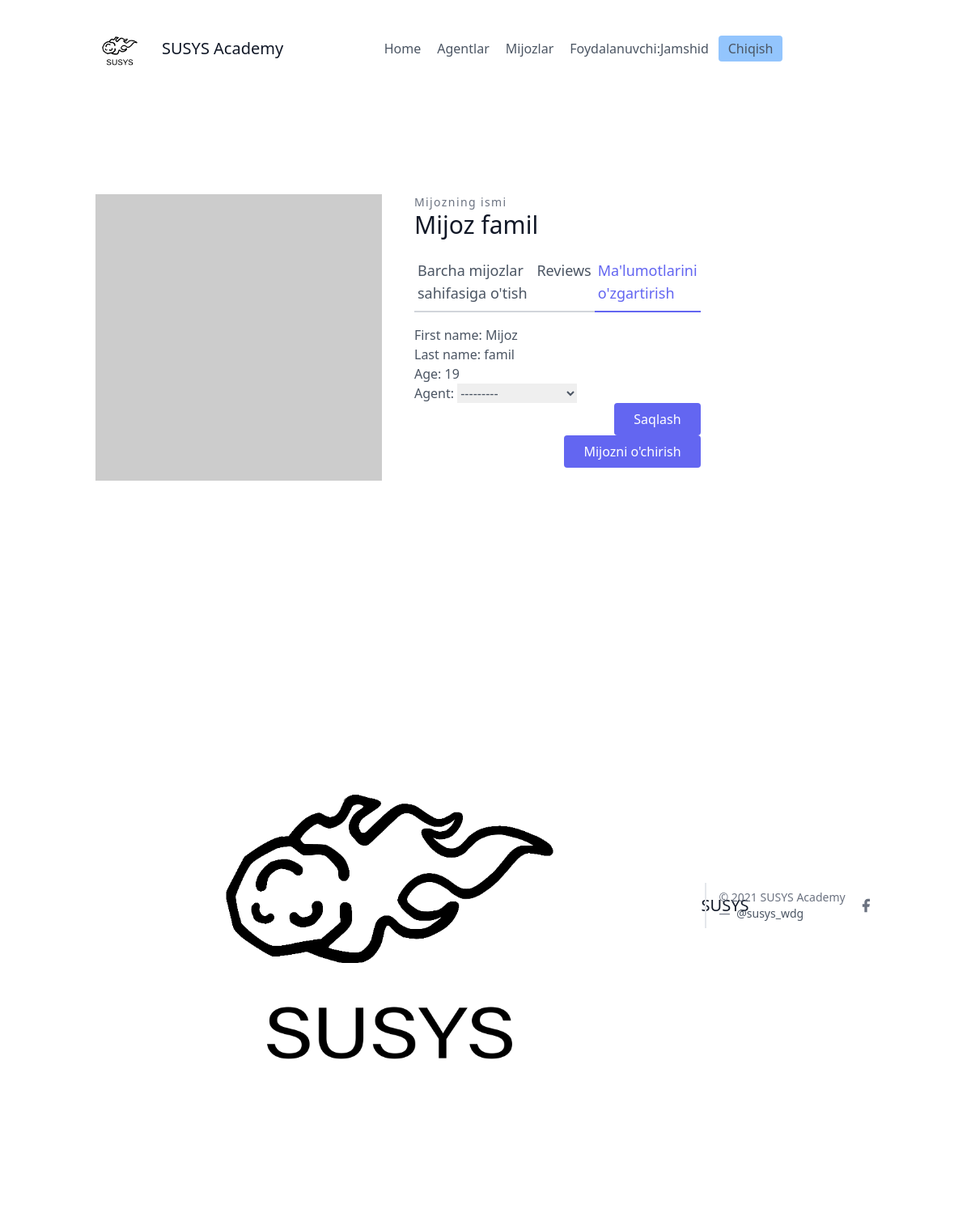
/customers/4/update/ (signed in), run on an earlier commit of the app's database.
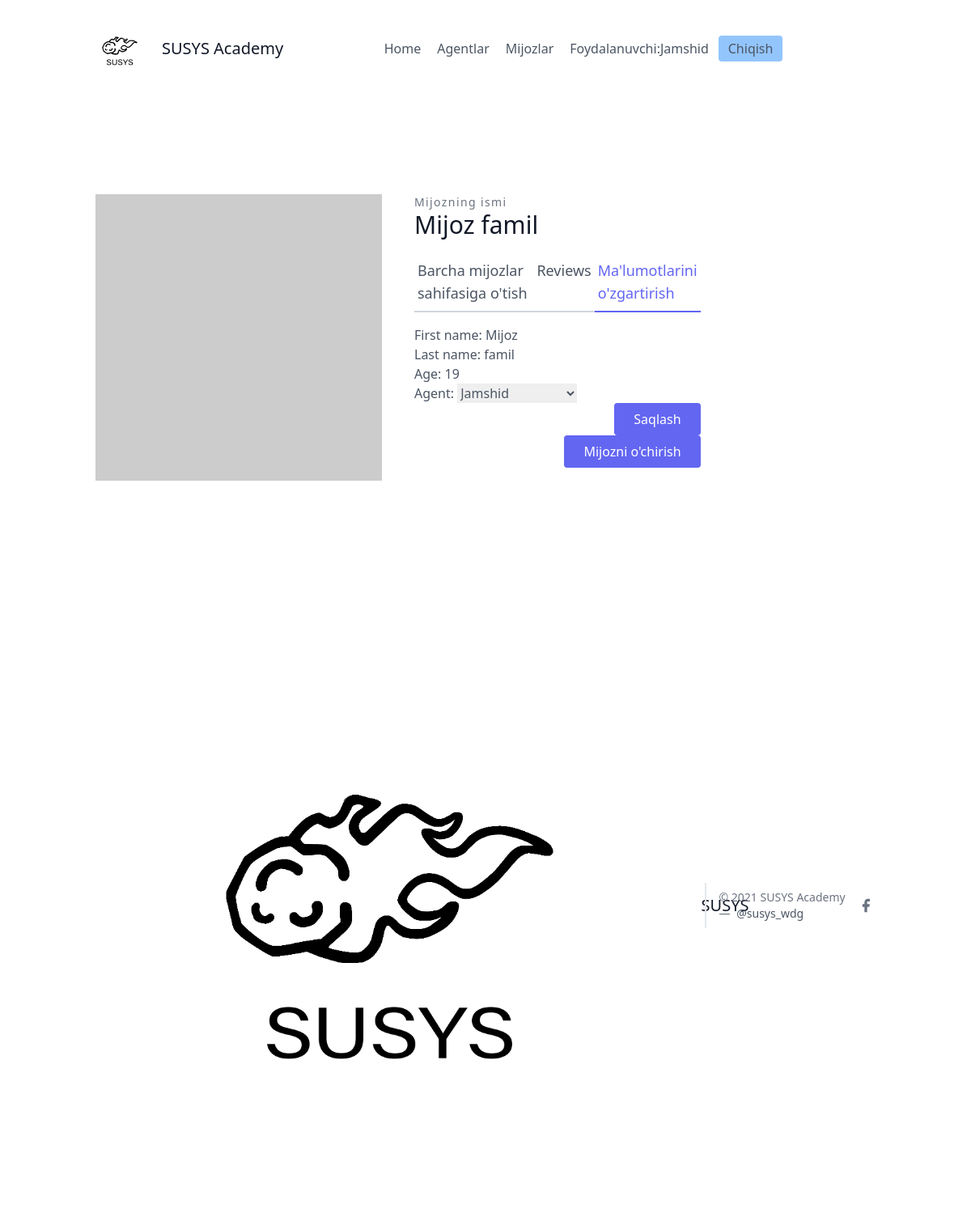
And on a later commit of the database.
### customersapp/models.py (models this page shows, shortened)
class Customer(models.Model):
    first_name = models.CharField(max_length=20)
    last_name = models.CharField(max_length=20)
    age = models.IntegerField(default=1)
    company = models.ForeignKey(UserProfile, null=True, on_delete=models.CASCADE)
    agent = models.ForeignKey("Agent", null=True, blank=True, on_delete=models.SET_NULL)
    category = models.ForeignKey("Category", related_name='customer_related_name', null=True, blank=True, on_delete=models.SET_NULL)

### customersapp/views.py (the view, shortened to what this page needs)
# urls.py: path('<int:pk>/update/', CustomerUpdateView.as_view(), name='update_customer'),
class CustomerUpdateView(CompanyAndLoginRequiredMixin, UpdateView):
    template_name = 'customers/update_customer.html'
    form_class = CustomerModelForm
    queryset = Customer.objects.all()
    context_object_name = 'customer'

### customersapp/forms.py
class CustomerModelForm(forms.ModelForm):
    class Meta:
        model = Customer
        fields = (
            'first_name',
            'last_name',
            'age',
            'agent'
        )

### agentsapp/mixins.py (called while the page is built)
    def dispatch(self, request, *args, **kwargs):
        if not request.user.is_authenticated or not request.user.is_company:
            return redirect('login')
        return super().dispatch(request, *args, **kwargs)

### customersapp/models.py (called while the page is built)
    def __str__(self):
        return str(self.user)

### customersapp/templates/customers/update_customer.html (shortened to what this page needs)
{% extends 'base.html' %}
{% block content%}
 <section class="text-gray-600 body-font overflow-hidden">
    <div class="container px-5 py-24 mx-auto">
        <div class="lg:w-4/5 mx-auto flex flex-wrap">
            <img alt="ecommerce" class="lg:w-1/2 w-full lg:pr-10 lg:py-6 mb-6 lg:mb-0 object-cover object-center rounded" src="https://dummyimage.com/400x400">
            <div class="lg:w-1/2 w-full lg:pr-10 lg:py-6 mb-6 lg:mb-0">
                <h2 class="text-sm title-font text-gray-500 tracking-widest">Mijozning ismi</h2>
                <h1 class="text-gray-900 text-3xl title-font font-medium mb-4">{{customer.first_name}} {{customer.last_name}}</h1>
                <div class="flex mb-4">
                    <a href="{% url 'customersapp:customers_list'%}" class="flex-grow border-b-2 border-gray-300 py-2 text-lg px-1">
                        Barcha mijozlar sahifasiga o'tish
                    </a>
                    <a class="flex-grow border-b-2 border-gray-300 py-2 text-lg px-1">
                        Reviews
                    </a>
                    <a href = "{{customer.first_name}} {{customer.last_name}}"class="flex-grow text-indigo-500 border-b-2 border-indigo-500 py-2 text-lg px-1"> Ma'lumotlarini o'zgartirish
                    </a>
                </div>
                    <form method="post">
                        <p>
                        {{ form.as_p }}
                        <button type="submit" class="flex ml-auto text-white bg-indigo-500 border-0 py-2 px-6 focus:outline-none hover:bg-indigo-600 rounded">Saqlash</button>
                        <button class="flex ml-auto text-white bg-indigo-500 border-0 py-2 px-6 focus:outline-none hover:bg-indigo-600 rounded">
                        <a href="{% url 'customersapp:delete_customer' customer.pk %}"> Mijozni o'chirish</a>
                        </button>
                    </form>
            </div>
        </div>
    </div>
</section>
{% endblock %}

What changed in the data, as far as the page shows it:
changed Customer "Mijoz": agent "---------" → "Jamshid"
